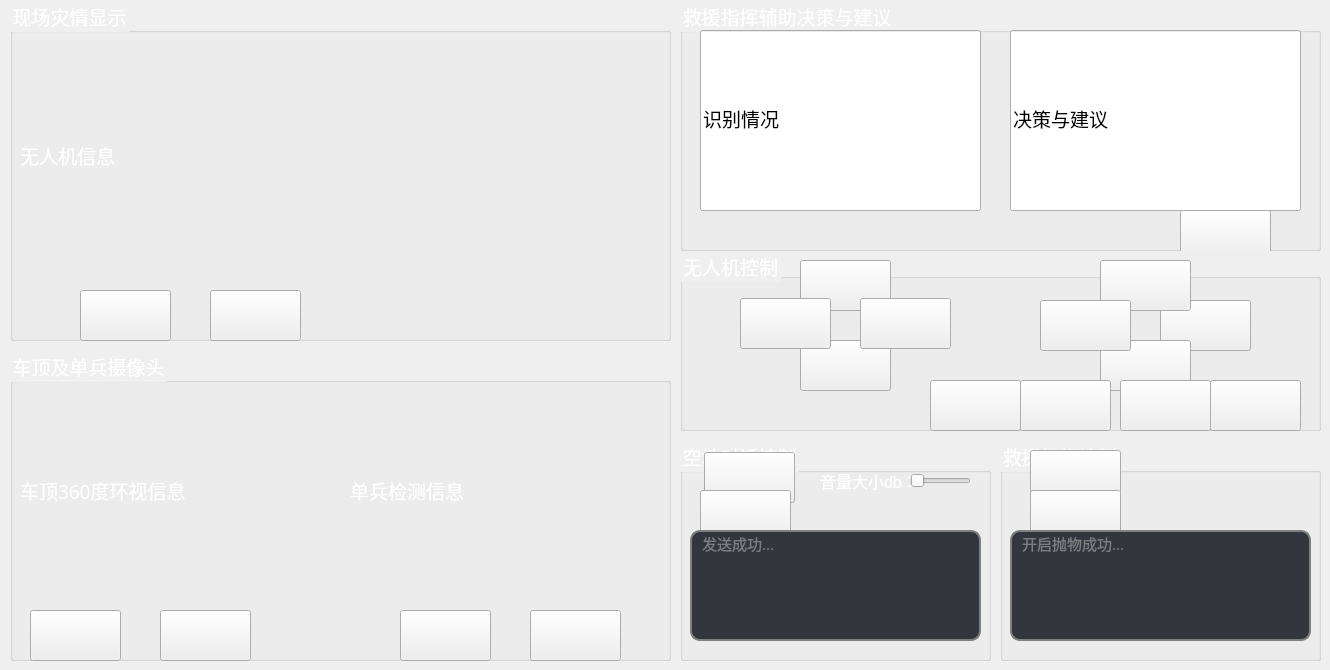
   <widget class="QWidget" name="tab_2">
    <attribute name="title">
     <string>Tab 2</string>
    </attribute>
    <widget class="QGroupBox" name="groupBox_2">
     <property name="geometry">
      <rect>
       <x>10</x>
       <y>0</y>
       <width>661</width>
       <height>341</height>
      </rect>
     </property>
     <property name="font">
      <font>
       <family>SimSun-ExtB</family>
       <pointsize>14</pointsize>
      </font>
     </property>
     <property name="styleSheet">
      <string notr="true">QGroupBox{color:white}</string>
     </property>
     <property name="title">
      <string>现场灾情显示</string>
     </property>
     <widget class="QLabel" name="label_12">
      <property name="geometry">
       <rect>
        <x>10</x>
        <y>20</y>
        <width>641</width>
        <height>271</height>
       </rect>
      </property>
      <property name="font">
       <font>
        <family>SimSun-ExtB</family>
        <pointsize>14</pointsize>
        <weight>50</weight>
        <bold>false</bold>
       </font>
      </property>
      <property name="styleSheet">
       <string notr="true">color:white</string>
      </property>
      <property name="text">
       <string>无人机信息</string>
      </property>
     </widget>
     <widget class="QPushButton" name="pushButton_15">
      <property name="geometry">
       <rect>
        <x>200</x>
        <y>290</y>
        <width>91</width>
        <height>51</height>
       </rect>
      </property>
      <property name="font">
       <font>
        <family>Microsoft YaHei UI</family>
        <pointsize>14</pointsize>
       </font>
      </property>
      <property name="styleSheet">
       <string notr="true">QPushButton
{
border-image:url(D:/procedure/groundstation/checkin/denglu2/weichufaduankai.png);
color:white

}
QPushButton:hover { border-image:url(D:/procedure/groundstation/checkin/denglu2/chufaduankai.png) } </string>
      </property>
      <property name="text">
       <string/>
      </property>
     </widget>
     <widget class="QPushButton" name="pushButton_16">
      <property name="geometry">
       <rect>
        <x>70</x>
        <y>290</y>
        <width>91</width>
        <height>51</height>
       </rect>
      </property>
      <property name="font">
       <font>
        <family>Microsoft YaHei UI</family>
        <pointsize>14</pointsize>
       </font>
      </property>
      <property name="styleSheet">
       <string notr="true">QPushButton
{
border-image:url(D:/procedure/groundstation/checkin/denglu2/weichufalianjie.png);
color:white

}
QPushButton:hover { border-image:url(D:/procedure/groundstation/checkin/denglu2/chufalianjie.png) } </string>
      </property>
      <property name="text">
       <string/>
      </property>
     </widget>
    </widget>
    <widget class="QGroupBox" name="groupBox_5">
     <property name="geometry">
      <rect>
       <x>680</x>
       <y>0</y>
       <width>641</width>
       <height>251</height>
      </rect>
     </property>
     <property name="font">
      <font>
       <family>SimSun-ExtB</family>
       <pointsize>14</pointsize>
      </font>
     </property>
     <property name="styleSheet">
      <string notr="true">QGroupBox{color:white;}</string>
     </property>
     <property name="title">
      <string>救援指挥辅助决策与建议</string>
     </property>
     <widget class="QLineEdit" name="lineEdit_13">
      <property name="geometry">
       <rect>
        <x>20</x>
        <y>30</y>
        <width>281</width>
        <height>181</height>
       </rect>
      </property>
      <property name="font">
       <font>
        <family>SimSun-ExtB</family>
        <pointsize>14</pointsize>
       </font>
      </property>
      <property name="text">
       <string>识别情况</string>
      </property>
     </widget>
     <widget class="QLineEdit" name="lineEdit_15">
      <property name="geometry">
       <rect>
        <x>330</x>
        <y>30</y>
        <width>291</width>
        <height>181</height>
       </rect>
      </property>
      <property name="font">
       <font>
        <family>SimSun-ExtB</family>
        <pointsize>14</pointsize>
       </font>
      </property>
      <property name="text">
       <string>决策与建议</string>
      </property>
     </widget>
     <widget class="QPushButton" name="pushButton_32">
      <property name="geometry">
       <rect>
        <x>500</x>
        <y>210</y>
        <width>91</width>
        <height>51</height>
       </rect>
      </property>
      <property name="font">
       <font>
        <family>Microsoft YaHei UI</family>
        <pointsize>14</pointsize>
       </font>
      </property>
      <property name="styleSheet">
       <string notr="true">QPushButton
{
border-image:url(D:/procedure/groundstation/checkin/denglu2/weichufafasongduanxin.png);
color:white

}
QPushButton:hover { border-image:url(D:/procedure/groundstation/checkin/denglu2/chufafasongduanxin.png) } </string>
      </property>
      <property name="text">
       <string/>
      </property>
     </widget>
    </widget>
    <widget class="QGroupBox" name="groupBox_6">
     <property name="geometry">
      <rect>
       <x>1000</x>
       <y>440</y>
       <width>321</width>
       <height>221</height>
      </rect>
     </property>
     <property name="font">
      <font>
       <family>SimSun-ExtB</family>
       <pointsize>14</pointsize>
      </font>
     </property>
     <property name="styleSheet">
      <string notr="true">QGroupBox{color:white;}</string>
     </property>
     <property name="title">
      <string>救援机构控制</string>
     </property>
     <widget class="QPushButton" name="pushButton_8">
      <property name="geometry">
       <rect>
        <x>30</x>
        <y>10</y>
        <width>91</width>
        <height>51</height>
       </rect>
      </property>
      <property name="font">
       <font>
        <family>Microsoft YaHei UI</family>
        <pointsize>12</pointsize>
       </font>
      </property>
      <property name="styleSheet">
       <string notr="true">QPushButton
{
border-image:url(D:/procedure/groundstation/checkin/denglu2/weichufakaiqipaowu.png);
color:white

}
QPushButton:hover { border-image:url(D:/procedure/groundstation/checkin/denglu2/chufakaiqipaowu.png) } </string>
      </property>
      <property name="text">
       <string/>
      </property>
     </widget>
     <widget class="QPushButton" name="pushButton_9">
      <property name="geometry">
       <rect>
        <x>30</x>
        <y>50</y>
        <width>91</width>
        <height>51</height>
       </rect>
      </property>
      <property name="font">
       <font>
        <family>Microsoft YaHei UI</family>
        <pointsize>12</pointsize>
       </font>
      </property>
      <property name="styleSheet">
       <string notr="true">QPushButton
{
border-image:url(D:/procedure/groundstation/checkin/denglu2/weichufaguanbipaowu.png);
color:white

}
QPushButton:hover { border-image:url(D:/procedure/groundstation/checkin/denglu2/chufaguanbipaowu.png) } </string>
      </property>
      <property name="text">
       <string/>
      </property>
     </widget>
     <widget class="QLineEdit" name="lineEdit_33">
      <property name="geometry">
       <rect>
        <x>10</x>
        <y>90</y>
        <width>301</width>
        <height>111</height>
       </rect>
      </property>
      <property name="font">
       <font>
        <family>SimSun-ExtB</family>
        <pointsize>11</pointsize>
       </font>
      </property>
      <property name="styleSheet">
       <string notr="true">QLineEdit {
    border: 2px solid gray;
    border-radius: 10px;
    padding: 0 8px;
    background: rgb(52,54,61);
    selection-background-color: white;
color:rgb(124,125,128);


}</string>
      </property>
      <property name="text">
       <string>开启抛物成功...</string>
      </property>
      <property name="alignment">
       <set>Qt::AlignLeading|Qt::AlignLeft|Qt::AlignTop</set>
      </property>
     </widget>
    </widget>
    <widget class="QGroupBox" name="groupBox_3">
     <property name="geometry">
      <rect>
       <x>10</x>
       <y>350</y>
       <width>661</width>
       <height>311</height>
      </rect>
     </property>
     <property name="font">
      <font>
       <family>SimSun-ExtB</family>
       <pointsize>14</pointsize>
      </font>
     </property>
     <property name="styleSheet">
      <string notr="true">QGroupBox{color:white;}</string>
     </property>
     <property name="title">
      <string>车顶及单兵摄像头</string>
     </property>
     <widget class="QLabel" name="label_14">
      <property name="geometry">
       <rect>
        <x>10</x>
        <y>30</y>
        <width>301</width>
        <height>221</height>
       </rect>
      </property>
      <property name="font">
       <font>
        <family>SimSun-ExtB</family>
        <pointsize>14</pointsize>
       </font>
      </property>
      <property name="styleSheet">
       <string notr="true">color:white</string>
      </property>
      <property name="text">
       <string>车顶360度环视信息</string>
      </property>
     </widget>
     <widget class="QLabel" name="label_18">
      <property name="geometry">
       <rect>
        <x>340</x>
        <y>30</y>
        <width>301</width>
        <height>221</height>
       </rect>
      </property>
      <property name="font">
       <font>
        <family>SimSun-ExtB</family>
        <pointsize>14</pointsize>
       </font>
      </property>
      <property name="styleSheet">
       <string notr="true">color:white</string>
      </property>
      <property name="text">
       <string>单兵检测信息</string>
      </property>
     </widget>
     <widget class="QPushButton" name="pushButton_11">
      <property name="geometry">
       <rect>
        <x>20</x>
        <y>260</y>
        <width>91</width>
        <height>51</height>
       </rect>
      </property>
      <property name="font">
       <font>
        <family>Microsoft YaHei UI</family>
        <pointsize>14</pointsize>
       </font>
      </property>
      <property name="styleSheet">
       <string notr="true">QPushButton
{
border-image:url(D:/procedure/groundstation/checkin/denglu2/weichufalianjie.png);
color:white

}
QPushButton:hover { border-image:url(D:/procedure/groundstation/checkin/denglu2/chufalianjie.png) } </string>
      </property>
      <property name="text">
       <string/>
      </property>
     </widget>
     <widget class="QPushButton" name="pushButton_12">
      <property name="geometry">
       <rect>
        <x>150</x>
        <y>260</y>
        <width>91</width>
        <height>51</height>
       </rect>
      </property>
      <property name="font">
       <font>
        <family>Microsoft YaHei UI</family>
        <pointsize>14</pointsize>
       </font>
      </property>
      <property name="styleSheet">
       <string notr="true">QPushButton
{
border-image:url(D:/procedure/groundstation/checkin/denglu2/weichufaduankai.png);
color:white

}
QPushButton:hover { border-image:url(D:/procedure/groundstation/checkin/denglu2/chufaduankai.png) } </string>
      </property>
      <property name="text">
       <string/>
      </property>
     </widget>
     <widget class="QPushButton" name="pushButton_13">
      <property name="geometry">
       <rect>
        <x>390</x>
        <y>260</y>
        <width>91</width>
        <height>51</height>
       </rect>
      </property>
      <property name="font">
       <font>
        <family>Microsoft YaHei UI</family>
        <pointsize>14</pointsize>
       </font>
      </property>
      <property name="styleSheet">
       <string notr="true">QPushButton
{
border-image:url(D:/procedure/groundstation/checkin/denglu2/weichufalianjie.png);
color:white

}
QPushButton:hover { border-image:url(D:/procedure/groundstation/checkin/denglu2/chufalianjie.png) } </string>
      </property>
      <property name="text">
       <string/>
      </property>
     </widget>
     <widget class="QPushButton" name="pushButton_14">
      <property name="geometry">
       <rect>
        <x>520</x>
        <y>260</y>
        <width>91</width>
        <height>51</height>
       </rect>
      </property>
      <property name="font">
       <font>
        <family>Microsoft YaHei UI</family>
        <pointsize>14</pointsize>
       </font>
      </property>
      <property name="styleSheet">
       <string notr="true">QPushButton
{
border-image:url(D:/procedure/groundstation/checkin/denglu2/weichufaduankai.png);
color:white

}
QPushButton:hover { border-image:url(D:/procedure/groundstation/checkin/denglu2/chufaduankai.png) } </string>
      </property>
      <property name="text">
       <string/>
      </property>
     </widget>
    </widget>
    <widget class="QGroupBox" name="groupBox_7">
     <property name="geometry">
      <rect>
       <x>680</x>
       <y>250</y>
       <width>641</width>
       <height>181</height>
      </rect>
     </property>
     <property name="font">
      <font>
       <pointsize>14</pointsize>
      </font>
     </property>
     <property name="styleSheet">
      <string notr="true">QGroupBox{color:white;}</string>
     </property>
     <property name="title">
      <string>无人机控制</string>
     </property>
     <widget class="QPushButton" name="pushButton_17">
      <property name="geometry">
       <rect>
        <x>120</x>
        <y>10</y>
        <width>91</width>
        <height>51</height>
       </rect>
      </property>
      <property name="font">
       <font>
        <family>Microsoft YaHei UI</family>
        <pointsize>12</pointsize>
       </font>
      </property>
      <property name="autoFillBackground">
       <bool>false</bool>
      </property>
      <property name="styleSheet">
       <string notr="true">QPushButton
{
border-image:url(D:/procedure/groundstation/checkin/denglu2/weichufashang.png);
color:white

}
QPushButton:hover { border-image:url(D:/procedure/groundstation/checkin/denglu2/chufashang.png) } </string>
      </property>
      <property name="text">
       <string/>
      </property>
     </widget>
     <widget class="QPushButton" name="pushButton_18">
      <property name="geometry">
       <rect>
        <x>120</x>
        <y>90</y>
        <width>91</width>
        <height>51</height>
       </rect>
      </property>
      <property name="font">
       <font>
        <family>Microsoft YaHei UI</family>
        <pointsize>12</pointsize>
       </font>
      </property>
      <property name="styleSheet">
       <string notr="true">QPushButton
{
border-image:url(D:/procedure/groundstation/checkin/denglu2/weichufaxia.png);
color:white

}
QPushButton:hover { border-image:url(D:/procedure/groundstation/checkin/denglu2/chufaxia.png) } </string>
      </property>
      <property name="text">
       <string/>
      </property>
     </widget>
     <widget class="QPushButton" name="pushButton_20">
      <property name="geometry">
       <rect>
        <x>180</x>
        <y>48</y>
        <width>91</width>
        <height>51</height>
       </rect>
      </property>
      <property name="font">
       <font>
        <family>Microsoft YaHei UI</family>
        <pointsize>12</pointsize>
       </font>
      </property>
      <property name="styleSheet">
       <string notr="true">QPushButton
{
border-image:url(D:/procedure/groundstation/checkin/denglu2/weichufayouxuan.png);
color:white

}
QPushButton:hover { border-image:url(D:/procedure/groundstation/checkin/denglu2/chufayouxuan.png) } </string>
      </property>
      <property name="text">
       <string/>
      </property>
     </widget>
     <widget class="QPushButton" name="pushButton_21">
      <property name="geometry">
       <rect>
        <x>480</x>
        <y>50</y>
        <width>91</width>
        <height>51</height>
       </rect>
      </property>
      <property name="font">
       <font>
        <family>Microsoft YaHei UI</family>
        <pointsize>12</pointsize>
       </font>
      </property>
      <property name="styleSheet">
       <string notr="true">QPushButton
{
border-image:url(D:/procedure/groundstation/checkin/denglu2/weichufayou.png);
color:white

}
QPushButton:hover { border-image:url(D:/procedure/groundstation/checkin/denglu2/chufayou.png) } </string>
      </property>
      <property name="text">
       <string/>
      </property>
     </widget>
     <widget class="QPushButton" name="pushButton_22">
      <property name="geometry">
       <rect>
        <x>420</x>
        <y>90</y>
        <width>91</width>
        <height>51</height>
       </rect>
      </property>
      <property name="font">
       <font>
        <family>Microsoft YaHei UI</family>
        <pointsize>12</pointsize>
       </font>
      </property>
      <property name="styleSheet">
       <string notr="true">QPushButton
{
border-image:url(D:/procedure/groundstation/checkin/denglu2/weichufahou.png);
color:white

}
QPushButton:hover { border-image:url(D:/procedure/groundstation/checkin/denglu2/chufahou.png) } </string>
      </property>
      <property name="text">
       <string/>
      </property>
     </widget>
     <widget class="QPushButton" name="pushButton_23">
      <property name="geometry">
       <rect>
        <x>420</x>
        <y>10</y>
        <width>91</width>
        <height>51</height>
       </rect>
      </property>
      <property name="font">
       <font>
        <family>Microsoft YaHei UI</family>
        <pointsize>12</pointsize>
       </font>
      </property>
      <property name="autoFillBackground">
       <bool>false</bool>
      </property>
      <property name="styleSheet">
       <string notr="true">QPushButton
{
border-image:url(D:/procedure/groundstation/checkin/denglu2/weichufaqian.png);
color:white

}
QPushButton:hover { border-image:url(D:/procedure/groundstation/checkin/denglu2/chufaqian.png) } </string>
      </property>
      <property name="text">
       <string/>
      </property>
     </widget>
     <widget class="QPushButton" name="pushButton_24">
      <property name="geometry">
       <rect>
        <x>360</x>
        <y>50</y>
        <width>91</width>
        <height>51</height>
       </rect>
      </property>
      <property name="font">
       <font>
        <family>Microsoft YaHei UI</family>
        <pointsize>12</pointsize>
       </font>
      </property>
      <property name="styleSheet">
       <string notr="true">QPushButton
{
border-image:url(D:/procedure/groundstation/checkin/denglu2/weichufazuo.png);
color:white

}
QPushButton:hover { border-image:url(D:/procedure/groundstation/checkin/denglu2/chufazuo.png) } </string>
      </property>
      <property name="text">
       <string/>
      </property>
     </widget>
     <widget class="QPushButton" name="pushButton_25">
      <property name="geometry">
       <rect>
        <x>250</x>
        <y>130</y>
        <width>91</width>
        <height>51</height>
       </rect>
      </property>
      <property name="font">
       <font>
        <family>Microsoft YaHei UI</family>
        <pointsize>12</pointsize>
       </font>
      </property>
      <property name="styleSheet">
       <string notr="true">QPushButton
{
border-image:url(D:/procedure/groundstation/checkin/denglu2/weichufajiesuo.png);
color:white

}
QPushButton:hover { border-image:url(D:/procedure/groundstation/checkin/denglu2/chufajiesuo.png) } </string>
      </property>
      <property name="text">
       <string/>
      </property>
     </widget>
     <widget class="QPushButton" name="pushButton_26">
      <property name="geometry">
       <rect>
        <x>340</x>
        <y>130</y>
        <width>91</width>
        <height>51</height>
       </rect>
      </property>
      <property name="font">
       <font>
        <family>Microsoft YaHei UI</family>
        <pointsize>12</pointsize>
       </font>
      </property>
      <property name="styleSheet">
       <string notr="true">QPushButton
{
border-image:url(D:/procedure/groundstation/checkin/denglu2/weichufayijianqifei.png);
color:white

}
QPushButton:hover { border-image:url(D:/procedure/groundstation/checkin/denglu2/chufayijianqifei.png) } </string>
      </property>
      <property name="text">
       <string/>
      </property>
     </widget>
     <widget class="QPushButton" name="pushButton_27">
      <property name="geometry">
       <rect>
        <x>440</x>
        <y>130</y>
        <width>91</width>
        <height>51</height>
       </rect>
      </property>
      <property name="font">
       <font>
        <family>Microsoft YaHei UI</family>
        <pointsize>12</pointsize>
       </font>
      </property>
      <property name="styleSheet">
       <string notr="true">QPushButton
{
border-image:url(D:/procedure/groundstation/checkin/denglu2/weichufayijianjiangluo.png);
color:white

}
QPushButton:hover { border-image:url(D:/procedure/groundstation/checkin/denglu2/chufayijianjiangluo.png) } </string>
      </property>
      <property name="text">
       <string/>
      </property>
     </widget>
     <widget class="QPushButton" name="pushButton_28">
      <property name="geometry">
       <rect>
        <x>530</x>
        <y>130</y>
        <width>91</width>
        <height>51</height>
       </rect>
      </property>
      <property name="font">
       <font>
        <family>Microsoft YaHei UI</family>
        <pointsize>12</pointsize>
       </font>
      </property>
      <property name="styleSheet">
       <string notr="true">QPushButton
{
border-image:url(D:/procedure/groundstation/checkin/denglu2/weichufasuoji.png);
color:white

}
QPushButton:hover { border-image:url(D:/procedure/groundstation/checkin/denglu2/chufasuoji.png) } </string>
      </property>
      <property name="text">
       <string/>
      </property>
     </widget>
     <widget class="QPushButton" name="pushButton_29">
      <property name="geometry">
       <rect>
        <x>60</x>
        <y>48</y>
        <width>91</width>
        <height>51</height>
       </rect>
      </property>
      <property name="font">
       <font>
        <family>Microsoft YaHei UI</family>
        <pointsize>12</pointsize>
       </font>
      </property>
      <property name="styleSheet">
       <string notr="true">QPushButton
{
border-image:url(D:/procedure/groundstation/checkin/denglu2/weichufazuoxuan.png);
color:white

}
QPushButton:hover { border-image:url(D:/procedure/groundstation/checkin/denglu2/chufazuoxuan.png) } </string>
      </property>
      <property name="text">
       <string/>
      </property>
     </widget>
    </widget>
    <widget class="QGroupBox" name="groupBox_10">
     <property name="geometry">
      <rect>
       <x>680</x>
       <y>440</y>
       <width>311</width>
       <height>221</height>
      </rect>
     </property>
     <property name="font">
      <font>
       <family>SimSun-ExtB</family>
       <pointsize>14</pointsize>
      </font>
     </property>
     <property name="styleSheet">
      <string notr="true">QGroupBox{color:white;}</string>
     </property>
     <property name="title">
      <string>空地对话控制</string>
     </property>
     <widget class="QPushButton" name="pushButton_30">
      <property name="geometry">
       <rect>
        <x>24</x>
        <y>12</y>
        <width>91</width>
        <height>51</height>
       </rect>
      </property>
      <property name="font">
       <font>
        <family>Microsoft YaHei UI</family>
        <pointsize>12</pointsize>
       </font>
      </property>
      <property name="styleSheet">
       <string notr="true">QPushButton
{
border-image:url(D:/procedure/groundstation/checkin/denglu2/weichufafasong.png);
color:white

}
QPushButton:hover { border-image:url(D:/procedure/groundstation/checkin/denglu2/chufafasong.png) } </string>
      </property>
      <property name="text">
       <string/>
      </property>
     </widget>
     <widget class="QPushButton" name="pushButton_31">
      <property name="geometry">
       <rect>
        <x>20</x>
        <y>50</y>
        <width>91</width>
        <height>51</height>
       </rect>
      </property>
      <property name="font">
       <font>
        <family>Microsoft YaHei UI</family>
        <pointsize>12</pointsize>
       </font>
      </property>
      <property name="styleSheet">
       <string notr="true">QPushButton
{
border-image:url(D:/procedure/groundstation/checkin/denglu2/weichufajieshou.png);
color:white

}
QPushButton:hover { border-image:url(D:/procedure/groundstation/checkin/denglu2/chufajieshou.png) } </string>
      </property>
      <property name="text">
       <string/>
      </property>
     </widget>
     <widget class="QLabel" name="label_15">
      <property name="geometry">
       <rect>
        <x>140</x>
        <y>30</y>
        <width>91</width>
        <height>21</height>
       </rect>
      </property>
      <property name="font">
       <font>
        <pointsize>12</pointsize>
       </font>
      </property>
      <property name="styleSheet">
       <string notr="true">color:white</string>
      </property>
      <property name="text">
       <string>音量大小db：</string>
      </property>
     </widget>
     <widget class="QSlider" name="horizontalSlider_2">
      <property name="geometry">
       <rect>
        <x>230</x>
        <y>30</y>
        <width>61</width>
        <height>22</height>
       </rect>
      </property>
      <property name="orientation">
       <enum>Qt::Horizontal</enum>
      </property>
     </widget>
     <widget class="QLineEdit" name="lineEdit_32">
      <property name="geometry">
       <rect>
        <x>10</x>
        <y>90</y>
        <width>291</width>
        <height>111</height>
       </rect>
      </property>
      <property name="sizePolicy">
       <sizepolicy hsizetype="Expanding" vsizetype="Fixed">
        <horstretch>0</horstretch>
        <verstretch>0</verstretch>
       </sizepolicy>
      </property>
      <property name="font">
       <font>
        <family>SimSun-ExtB</family>
        <pointsize>11</pointsize>
       </font>
      </property>
      <property name="styleSheet">
       <string notr="true">QLineEdit {
    border: 2px solid gray;
    border-radius: 10px;
    padding: 0 8px;
    background: rgb(52,54,61);
    selection-background-color: white;
color:rgb(124,125,128);



}</string>
      </property>
      <property name="text">
       <string>发送成功...</string>
      </property>
      <property name="alignment">
       <set>Qt::AlignLeading|Qt::AlignLeft|Qt::AlignTop</set>
      </property>
     </widget>
    </widget>
   </widget>
